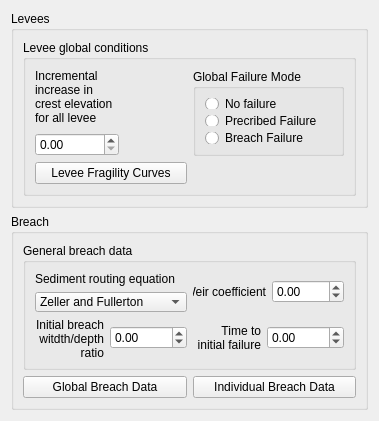
<?xml version="1.0" encoding="UTF-8"?>
<ui version="4.0">
 <class>f2d_widget</class>
 <widget class="QWidget" name="f2d_widget">
  <property name="geometry">
   <rect>
    <x>0</x>
    <y>0</y>
    <width>379</width>
    <height>421</height>
   </rect>
  </property>
  <property name="sizePolicy">
   <sizepolicy hsizetype="Preferred" vsizetype="Preferred">
    <horstretch>0</horstretch>
    <verstretch>0</verstretch>
   </sizepolicy>
  </property>
  <property name="minimumSize">
   <size>
    <width>250</width>
    <height>0</height>
   </size>
  </property>
  <property name="windowTitle">
   <string>FLO-2D Widget</string>
  </property>
  <layout class="QGridLayout" name="gridLayout_4">
   <item row="1" column="0">
    <widget class="QGroupBox" name="breach_grp">
     <property name="title">
      <string>Breach</string>
     </property>
     <layout class="QGridLayout" name="gridLayout_5">
      <item row="0" column="0" colspan="2">
       <widget class="QGroupBox" name="general_breach_data_grp">
        <property name="title">
         <string>General breach data</string>
        </property>
        <layout class="QGridLayout" name="gridLayout_2">
         <item row="0" column="0">
          <layout class="QGridLayout" name="gridLayout_7">
           <item row="0" column="0">
            <widget class="QLabel" name="label_22">
             <property name="sizePolicy">
              <sizepolicy hsizetype="Preferred" vsizetype="Preferred">
               <horstretch>0</horstretch>
               <verstretch>0</verstretch>
              </sizepolicy>
             </property>
             <property name="text">
              <string>&lt;html&gt;&lt;head/&gt;&lt;body&gt;&lt;p&gt;Sediment routing equation&lt;/p&gt;&lt;/body&gt;&lt;/html&gt;</string>
             </property>
             <property name="wordWrap">
              <bool>true</bool>
             </property>
            </widget>
           </item>
           <item row="1" column="0">
            <widget class="QComboBox" name="transport_eq_cbo">
             <property name="sizePolicy">
              <sizepolicy hsizetype="Preferred" vsizetype="Preferred">
               <horstretch>0</horstretch>
               <verstretch>0</verstretch>
              </sizepolicy>
             </property>
             <item>
              <property name="text">
               <string>Zeller and Fullerton</string>
              </property>
             </item>
             <item>
              <property name="text">
               <string>Yang</string>
              </property>
             </item>
             <item>
              <property name="text">
               <string>Englund and Hansen</string>
              </property>
             </item>
             <item>
              <property name="text">
               <string>Ackers and Hansen</string>
              </property>
             </item>
             <item>
              <property name="text">
               <string>Laursen</string>
              </property>
             </item>
             <item>
              <property name="text">
               <string>Toffaleti</string>
              </property>
             </item>
             <item>
              <property name="text">
               <string>Woo-MPM</string>
              </property>
             </item>
             <item>
              <property name="text">
               <string>MPM-Smart</string>
              </property>
             </item>
             <item>
              <property name="text">
               <string>Karim-Kennedy</string>
              </property>
             </item>
             <item>
              <property name="text">
               <string>Parker, Klingeman &amp; McLean</string>
              </property>
             </item>
             <item>
              <property name="text">
               <string>Van Rijn</string>
              </property>
             </item>
            </widget>
           </item>
          </layout>
         </item>
         <item row="0" column="1">
          <layout class="QGridLayout" name="gridLayout">
           <item row="0" column="0">
            <widget class="QLabel" name="label_24">
             <property name="text">
              <string>Weir coefficient</string>
             </property>
             <property name="alignment">
              <set>Qt::AlignRight|Qt::AlignTrailing|Qt::AlignVCenter</set>
             </property>
            </widget>
           </item>
           <item row="0" column="1">
            <widget class="QDoubleSpinBox" name="weird_coefficient_dbox">
             <property name="minimum">
              <double>-1.000000000000000</double>
             </property>
             <property name="maximum">
              <double>99999.990000000005239</double>
             </property>
            </widget>
           </item>
          </layout>
         </item>
         <item row="1" column="0">
          <layout class="QGridLayout" name="gridLayout_6">
           <item row="0" column="0">
            <widget class="QLabel" name="label_23">
             <property name="text">
              <string>&lt;html&gt;&lt;head/&gt;&lt;body&gt;&lt;p&gt;Initial breach witdth/depth ratio&lt;/p&gt;&lt;/body&gt;&lt;/html&gt;</string>
             </property>
             <property name="alignment">
              <set>Qt::AlignRight|Qt::AlignTrailing|Qt::AlignVCenter</set>
             </property>
             <property name="wordWrap">
              <bool>true</bool>
             </property>
            </widget>
           </item>
           <item row="0" column="1">
            <widget class="QDoubleSpinBox" name="initial_breach_width_depth_ratio_dbox">
             <property name="minimum">
              <double>-1.000000000000000</double>
             </property>
             <property name="maximum">
              <double>99999.990000000005239</double>
             </property>
            </widget>
           </item>
          </layout>
         </item>
         <item row="1" column="1">
          <layout class="QGridLayout" name="gridLayout_3">
           <item row="0" column="0">
            <widget class="QLabel" name="label_25">
             <property name="text">
              <string>&lt;html&gt;&lt;head/&gt;&lt;body&gt;&lt;p&gt;Time to initial failure&lt;/p&gt;&lt;/body&gt;&lt;/html&gt;</string>
             </property>
             <property name="alignment">
              <set>Qt::AlignRight|Qt::AlignTrailing|Qt::AlignVCenter</set>
             </property>
             <property name="wordWrap">
              <bool>true</bool>
             </property>
            </widget>
           </item>
           <item row="0" column="1">
            <widget class="QDoubleSpinBox" name="time_to_initial_failure_dbox">
             <property name="minimum">
              <double>-1.000000000000000</double>
             </property>
             <property name="maximum">
              <double>99999.990000000005239</double>
             </property>
            </widget>
           </item>
          </layout>
         </item>
        </layout>
       </widget>
      </item>
      <item row="1" column="0">
       <widget class="QPushButton" name="global_breach_data_btn">
        <property name="text">
         <string>Global Breach Data</string>
        </property>
       </widget>
      </item>
      <item row="1" column="1">
       <widget class="QPushButton" name="individual_breach_data_btn">
        <property name="text">
         <string>Individual Breach Data</string>
        </property>
       </widget>
      </item>
     </layout>
    </widget>
   </item>
   <item row="0" column="0">
    <widget class="QGroupBox" name="levees_grp">
     <property name="title">
      <string>Levees</string>
     </property>
     <layout class="QGridLayout" name="gridLayout_10">
      <item row="0" column="0" colspan="2">
       <widget class="QGroupBox" name="levee_global_conditions_grp">
        <property name="sizePolicy">
         <sizepolicy hsizetype="Preferred" vsizetype="Preferred">
          <horstretch>0</horstretch>
          <verstretch>0</verstretch>
         </sizepolicy>
        </property>
        <property name="minimumSize">
         <size>
          <width>0</width>
          <height>83</height>
         </size>
        </property>
        <property name="title">
         <string>Levee global conditions</string>
        </property>
        <property name="checkable">
         <bool>false</bool>
        </property>
        <layout class="QGridLayout" name="gridLayout_8">
         <item row="0" column="1">
          <widget class="QGroupBox" name="groupBoxGlobalFailureMode">
           <property name="title">
            <string>Global Failure Mode</string>
           </property>
           <layout class="QFormLayout" name="formLayout_2">
            <item row="0" column="0">
             <widget class="QRadioButton" name="no_failure_radio">
              <property name="text">
               <string>No failure</string>
              </property>
             </widget>
            </item>
            <item row="1" column="0">
             <widget class="QRadioButton" name="prescribed_failure_radio">
              <property name="text">
               <string>Precribed Failure</string>
              </property>
             </widget>
            </item>
            <item row="2" column="0">
             <widget class="QRadioButton" name="breach_failure_radio">
              <property name="text">
               <string>Breach Failure</string>
              </property>
             </widget>
            </item>
           </layout>
          </widget>
         </item>
         <item row="0" column="0">
          <layout class="QFormLayout" name="formLayout">
           <item row="0" column="0">
            <widget class="QLabel" name="label_20">
             <property name="sizePolicy">
              <sizepolicy hsizetype="Preferred" vsizetype="Preferred">
               <horstretch>0</horstretch>
               <verstretch>0</verstretch>
              </sizepolicy>
             </property>
             <property name="text">
              <string>&lt;html&gt;&lt;head/&gt;&lt;body&gt;&lt;p&gt;Incremental increase in crest elevation for all levee elements&lt;/p&gt;&lt;/body&gt;&lt;/html&gt;</string>
             </property>
             <property name="wordWrap">
              <bool>true</bool>
             </property>
            </widget>
           </item>
           <item row="1" column="0">
            <widget class="QDoubleSpinBox" name="max_froude_number_dbox">
             <property name="sizePolicy">
              <sizepolicy hsizetype="Preferred" vsizetype="Preferred">
               <horstretch>0</horstretch>
               <verstretch>0</verstretch>
              </sizepolicy>
             </property>
             <property name="buttonSymbols">
              <enum>QAbstractSpinBox::UpDownArrows</enum>
             </property>
             <property name="decimals">
              <number>2</number>
             </property>
             <property name="maximum">
              <double>9999999.000000000000000</double>
             </property>
             <property name="singleStep">
              <double>1.000000000000000</double>
             </property>
            </widget>
           </item>
          </layout>
         </item>
         <item row="1" column="0">
          <widget class="QPushButton" name="levee_fragility_curves_btn">
           <property name="text">
            <string>Levee Fragility Curves</string>
           </property>
          </widget>
         </item>
        </layout>
       </widget>
      </item>
     </layout>
    </widget>
   </item>
  </layout>
 </widget>
 <resources/>
 <connections/>
</ui>
